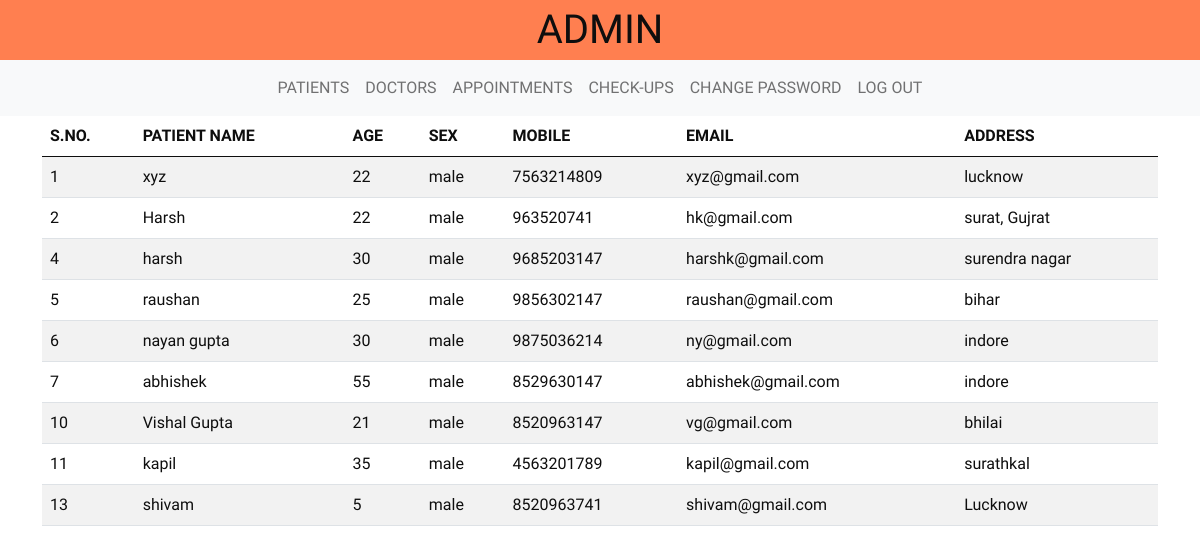
/DBMS/adminpatient.php (signed in), run on the app's committed database.
### tables this page shows
CREATE TABLE `patient` (
  `id` int(5) NOT NULL,
  `name` varchar(255) NOT NULL,
  `age` int(3) NOT NULL,
  `sex` varchar(255) NOT NULL,
  `mobile` varchar(10) NOT NULL,
  `email` varchar(255) NOT NULL,
  `password` varchar(255) NOT NULL,
  `address` varchar(255) NOT NULL
);

### DBMS/adminpatient.php (the view, shortened to what this page needs)
<!DOCTYPE html>
<html lang="en">
<head>
    <link rel="stylesheet" href="style1.css">
    <link href="https://cdn.jsdelivr.net/npm/bootstrap@5.0.2/dist/css/bootstrap.min.css" rel="stylesheet">
</head>
<body>
    <header>
        <p>
            <span>ADMIN</span>
        </p>
    </header>
    <?php
    include "adminnav.php";
    ?>
      <div class="container">
        <table class="table table-striped">
          <thead>
            <tr>
              <th scope="col">S.NO.</th>
              <th scope="col">PATIENT NAME</th>
              <th scope="col">AGE</th>
              <th scope="col">SEX</th>
              <th scope="col">MOBILE</th>
              <th scope="col">EMAIL</th>
              <th scope="col">ADDRESS</th>
            </tr>
          </thead>
          <tbody>
            <?php
            include "connection.php";
            $sql = "select id,name,age,sex,mobile,email,address from patient";
            $result = mysqli_query($conn, $sql);
            if ($result->num_rows > 0) {
              while($row = $result->fetch_assoc()) {
                  echo "<tr><td>" . $row["id"]. "</td><td>" . $row["name"]. "</td><td>" . $row["age"]. "</td><td>" . $row["sex"]. "</td><td>" . $row["mobile"]. "</td><td>" . $row["email"]. "</td><td>" . $row["address"]. "</td></tr>";
              }
          } else {
              echo "0 results";
          }
            ?>
          </tbody>
        </table>
      </div>
</body>
</html>

### DBMS/adminnav.php (shortened to what this page needs)
<!DOCTYPE html>
<html lang="en">
<head>
    <link rel="stylesheet" href="style1.css">
    <link href="https://cdn.jsdelivr.net/npm/bootstrap@5.0.2/dist/css/bootstrap.min.css" rel="stylesheet">
</head>
<body>
<nav class="navbar navbar-expand-lg navbar-light bg-light">
      <div class="container-fluid">
        <div class="collapse navbar-collapse justify-content-center" id="navbarNavDropdown">
          <ul class="navbar-nav">
            <li class="nav-item">
              <a class="nav-link" href="adminpatient.php">PATIENTS</a>
            </li>
            <li class="nav-item">
              <a class="nav-link" href="admindoctor.php">DOCTORS</a>
            </li>
            <li class="nav-item">
              <a class="nav-link" href="adminappointment.php">APPOINTMENTS</a>
            </li>
            <li class="nav-item">
              <a class="nav-link" href="admincheckup.php">CHECK-UPS</a>
            </li>
            <li class="nav-item">
              <a class="nav-link" href="adminpass.php">CHANGE PASSWORD</a>
            </li>
            <li class="nav-item">
              <a class="nav-link" href="adminlogout.php">LOG OUT</a>
            </li>
          </ul>
        </div>
      </div>
</nav>
</body>
</html>

### DBMS/style1.css (style rules this page uses)
* { margin: 0; padding: 0; font-family:Itim; color:rgb(14, 14, 14); box-sizing: border-box; }
html, body { margin:0; }
header { background-color: coral; font-size: 250%; margin:0; text-align:center; }
header p { margin:0; }
nav { margin:0; }
body { background-color: #badfd7; background-size: cover; background-repeat: no-repeat; }

### data on the page
patient: id "1", name "xyz", age "22", sex "male", mobile "7563214809", email "xyz@gmail.com", address "lucknow"
patient: id "2", name "Harsh", age "22", sex "male", mobile "963520741", email "hk@gmail.com", address "surat, Gujrat"
patient: id "4", name "harsh", age "30", sex "male", mobile "9685203147", email "harshk@gmail.com", address "surendra nagar"
patient: id "5", name "raushan", age "25", sex "male", mobile "9856302147", email "raushan@gmail.com", address "bihar"
patient: id "6", name "nayan gupta", age "30", sex "male", mobile "9875036214", email "ny@gmail.com", address "indore"
patient: id "7", name "abhishek", age "55", sex "male", mobile "8529630147", email "abhishek@gmail.com", address "indore"
patient: id "10", name "Vishal Gupta", age "21", sex "male", mobile "8520963147", email "vg@gmail.com", address "bhilai"
patient: id "11", name "kapil", age "35", sex "male", mobile "4563201789", email "kapil@gmail.com", address "surathkal"
patient: id "13", name "shivam", age "5", sex "male", mobile "8520963741", email "shivam@gmail.com", address "Lucknow"
